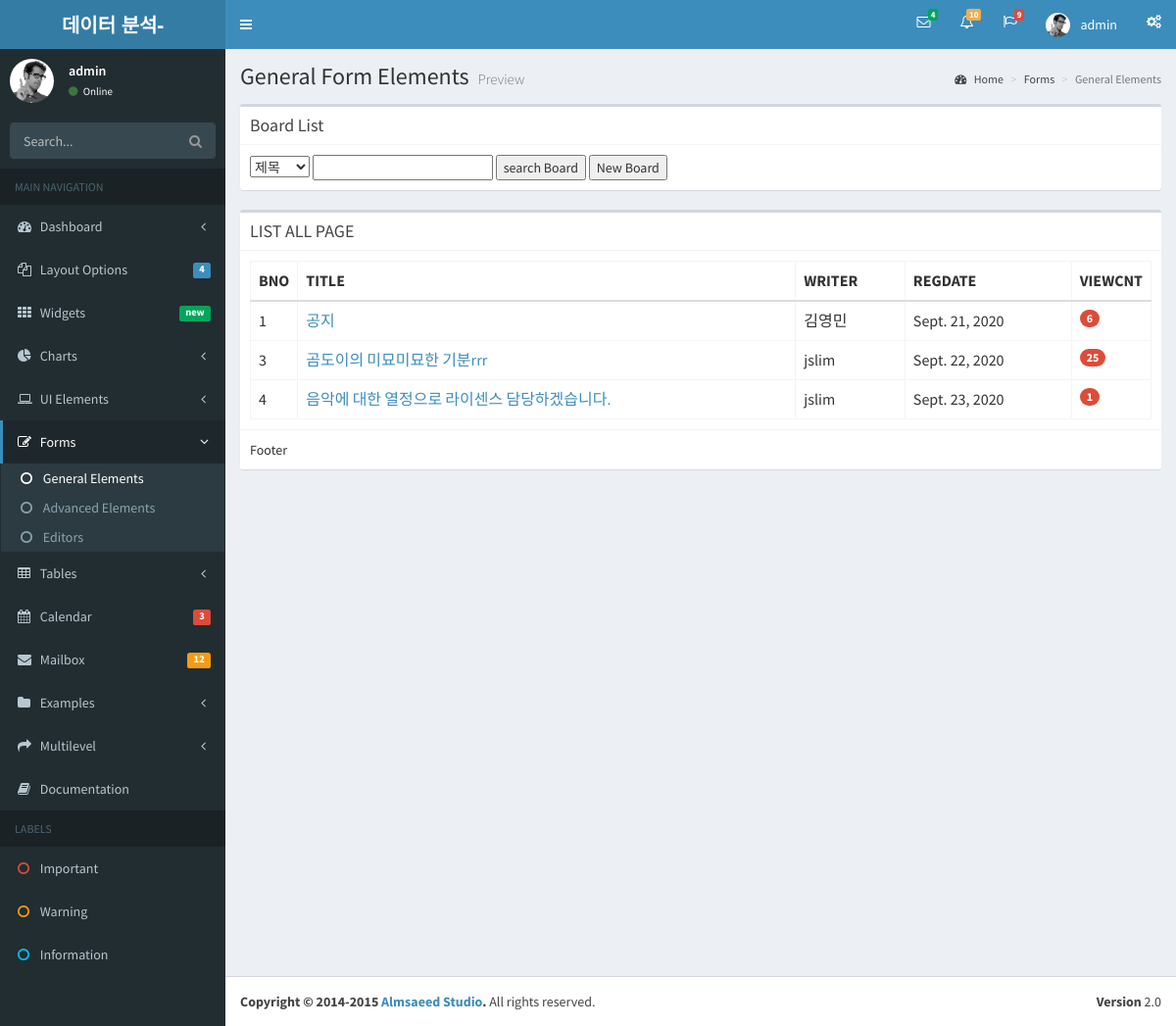
Page /bbs/bbs_list/ (signed in) on the committed database.
### BbsApp/models.py (models this page shows)
class Bbs(models.Model):
    title = models.CharField(max_length=100)
    writer = models.CharField(max_length=100)
    content = models.TextField()
    regdate = models.DateField(default= timezone.now)
    viewcnt = models.IntegerField(default=0)
    def __str__(self):
        return self.title

### BbsApp/views.py (the view)
# urls.py: path('bbs_list/', views.list, name = 'bbs_list'),
def list(request) :
    boards = Bbs.objects.all()
    print('boards result - ', type(boards), boards)
    context = {'boards': boards,
               'name': request.session['user_name'],
               'id': request.session['user_id']}
    return render(request, 'list.html', context)

### BbsApp/templates/list.html (shortened to what this page needs)
{% include 'header.html' %}
{% block content %}
<section class="content">
	<div class="row">
		<div class="col-md-12">
			<div class='box'>
				<div class="box-header with-border">
					<h3 class="box-title">Board List</h3>
				</div>
				<div class='box-body'>
					<select id="searchType">
						<option value="title">제목</option>
					</select>
					<input type="text" id="searchKeyword">
					<button id='searchBtn'>search Board</button>
					<button id='newBtn'>New Board</button>
				</div>
			</div>
          <div class="box">
				<div class="box-header with-border">
					<h3 class="box-title">LIST ALL PAGE</h3>
				</div>
				<div class="box-body">
{% if boards %}
<table class="table table-bordered">
	<tr>
		<th style="width: 10px">BNO</th>
		<th>TITLE</th>
		<th>WRITER</th>
		<th>REGDATE</th>
		<th style="width: 40px">VIEWCNT</th>
	</tr>
	<tbody id="tbody">
	{% for board in boards %}
	<tr>
		<td>{{board.id}}</td>
		<td><a href="{% url 'bbs_read' id=board.id %}">{{board.title}}</a></td>
		<td>{{board.writer}}</td>
		<td>{{board.regdate}}</td>
		<td><span class="badge bg-red">{{board.viewcnt}}</span></td>
	</tr>
	{% endfor %}
	</tbody>
</table>
{% else %}
					<p>데이터가 존재하지 않습니다.</p>
{% endif %}
				</div>
				<div class="box-footer">Footer</div>
			</div>
		</div>
	</div>
</section>
</div>
{% endblock %}
{% include 'footer.html' %}

### djangoWEB/templates/header.html (shortened to what this page needs)
{% load static %}
<html>
  <head>
    <link href="{% static '/resources/bootstrap/css/bootstrap.min.css' %}" rel="stylesheet" type="text/css" />
    <link href="https://maxcdn.bootstrapcdn.com/font-awesome/4.3.0/css/font-awesome.min.css" rel="stylesheet" type="text/css" />
    <link href="https://code.ionicframework.com/ionicons/2.0.1/css/ionicons.min.css" rel="stylesheet" type="text/css" />
    <link href="{% static '/resources/dist/css/AdminLTE.min.css' %}" rel="stylesheet" type="text/css" />
    <link href="{% static '/resources/dist/css/skins/_all-skins.min.css' %}" rel="stylesheet" type="text/css" />
  </head>
  <body class="skin-blue sidebar-mini">
    <div class="wrapper">
      <header class="main-header">
        <a href="../index/" class="logo">
          <span class="logo-lg"><b>데이터 분석-</b> PROJECT</span>
        </a>
        <nav class="navbar navbar-static-top" role="navigation">
          <a href="#" class="sidebar-toggle" data-toggle="offcanvas" role="button">
          </a>
          <div class="navbar-custom-menu">
            <ul class="nav navbar-nav">
              <li class="dropdown messages-menu">
                <a href="#" class="dropdown-toggle" data-toggle="dropdown">
                  <i class="fa fa-envelope-o"></i>
                  <span class="label label-success">4</span>
                </a>
              </li>
              <li class="dropdown notifications-menu">
                <a href="#" class="dropdown-toggle" data-toggle="dropdown">
                  <i class="fa fa-bell-o"></i>
                  <span class="label label-warning">10</span>
                </a>
              </li>
              <li class="dropdown tasks-menu">
                <a href="#" class="dropdown-toggle" data-toggle="dropdown">
                  <i class="fa fa-flag-o"></i>
                  <span class="label label-danger">9</span>
                </a>
              </li>
              <li class="dropdown user user-menu">
                <a href="#" class="dropdown-toggle" data-toggle="dropdown">
                  <img src="{% static '/resources/dist/img/user2-160x160.jpg' %}" class="user-image" alt="User Image"/>
                  <span class="hidden-xs">{{ name }}</span>
                </a>
              </li>
              <li>
                <a href="#" data-toggle="control-sidebar"><i class="fa fa-gears"></i></a>
              </li>
            </ul>
          </div>
        </nav>
      </header>
      <aside class="main-sidebar">
        <section class="sidebar">
          <div class="user-panel">
            <div class="pull-left image">
              <img src="{% static '/resources/dist/img/user2-160x160.jpg' %}" class="img-circle" alt="User Image" />
            </div>
            <div class="pull-left info">
              <p>{{ name }}</p>
              <a href="#"><i class="fa fa-circle text-success"></i> Online</a>
            </div>
          </div>
          <form action="#" method="get" class="sidebar-form">
            <div class="input-group">
              <input type="text" name="q" class="form-control" placeholder="Search..."/>
              <span class="input-group-btn">
                <button type='submit' name='search' id='search-btn' class="btn btn-flat"><i class="fa fa-search"></i></button>
              </span>
            </div>
          </form>
          <ul class="sidebar-menu">
            <li class="header">MAIN NAVIGATION</li>
            <li class="treeview">
              <a href="#">
                <i class="fa fa-dashboard"></i> <span>Dashboard</span> <i class="fa fa-angle-left pull-right"></i>
              </a>
            </li>
            <li class="treeview">
              <a href="#">
                <i class="fa fa-files-o"></i>
                <span>Layout Options</span>
                <span class="label label-primary pull-right">4</span>
              </a>
            </li>
            <li>
              <a href="../widgets.html">
                <i class="fa fa-th"></i> <span>Widgets</span> <small class="label pull-right bg-green">new</small>
              </a>
            </li>
            <li class="treeview">
              <a href="#">
                <i class="fa fa-pie-chart"></i>
                <span>Charts</span>
                <i class="fa fa-angle-left pull-right"></i>
              </a>
            </li>
            <li class="treeview">
              <a href="#">
                <i class="fa fa-laptop"></i>
                <span>UI Elements</span>
                <i class="fa fa-angle-left pull-right"></i>
              </a>
            </li>
            <li class="treeview active">
              <a href="#">
                <i class="fa fa-edit"></i> <span>Forms</span>
                <i class="fa fa-angle-left pull-right"></i>
              </a>
              <ul class="treeview-menu">
                <li class="active"><a href="general.html"><i class="fa fa-circle-o"></i> General Elements</a></li>
                <li><a href="advanced.html"><i class="fa fa-circle-o"></i> Advanced Elements</a></li>
                <li><a href="editors.html"><i class="fa fa-circle-o"></i> Editors</a></li>
              </ul>
            </li>
            <li class="treeview">
              <a href="#">
                <i class="fa fa-table"></i> <span>Tables</span>
                <i class="fa fa-angle-left pull-right"></i>
              </a>
            </li>
            <li>
              <a href="../calendar.html">
                <i class="fa fa-calendar"></i> <span>Calendar</span>
                <small class="label pull-right bg-red">3</small>
              </a>
            </li>
            <li>
              <a href="../mailbox/mailbox.html">
                <i class="fa fa-envelope"></i> <span>Mailbox</span>
                <small class="label pull-right bg-yellow">12</small>
              </a>
            </li>
            <li class="treeview">
              <a href="#">
                <i class="fa fa-folder"></i> <span>Examples</span>
                <i class="fa fa-angle-left pull-right"></i>
              </a>
            </li>
            <li class="treeview">
              <a href="#">
                <i class="fa fa-share"></i> <span>Multilevel</span>
                <i class="fa fa-angle-left pull-right"></i>
              </a>
            </li>
            <li><a href="/resources/documentation/index.html"><i class="fa fa-book"></i> <span>Documentation</span></a></li>
            <li class="header">LABELS</li>
            <li><a href="#"><i class="fa fa-circle-o text-red"></i> <span>Important</span></a></li>
            <li><a href="#"><i class="fa fa-circle-o text-yellow"></i> <span>Warning</span></a></li>
            <li><a href="#"><i class="fa fa-circle-o text-aqua"></i> <span>Information</span></a></li>
          </ul>
        </section>
      </aside>
      <div class="content-wrapper">
        <section class="content-header">
          <h1>
            General Form Elements
            <small>Preview</small>
          </h1>
          <ol class="breadcrumb">
            <li><a href="#"><i class="fa fa-dashboard"></i> Home</a></li>
            <li><a href="#">Forms</a></li>
            <li class="active">General Elements</li>
          </ol>
        </section>

### djangoWEB/templates/footer.html (shortened to what this page needs)
{% load static %}
<footer class="main-footer">
        <div class="pull-right hidden-xs">
          <b>Version</b> 2.0
        </div>
        <strong>Copyright &copy; 2014-2015 <a href="http://almsaeedstudio.com">Almsaeed Studio</a>.</strong> All rights reserved.
      </footer>
    </div>
  </body>
</html>

### rows in the picture
Bbs: id "1", title "공지", writer "김영민", regdate "Sept. 21, 2020", viewcnt "6"
Bbs: id "3", title "곰도이의 미묘미묘한 기분rrr", writer "jslim", regdate "Sept. 22, 2020", viewcnt "25"
Bbs: id "4", title "음악에 대한 열정으로 라이센스 담당하겠습니다.", writer "jslim", regdate "Sept. 23, 2020", viewcnt "1"

### other values in the picture
{{ name }} "admin"
